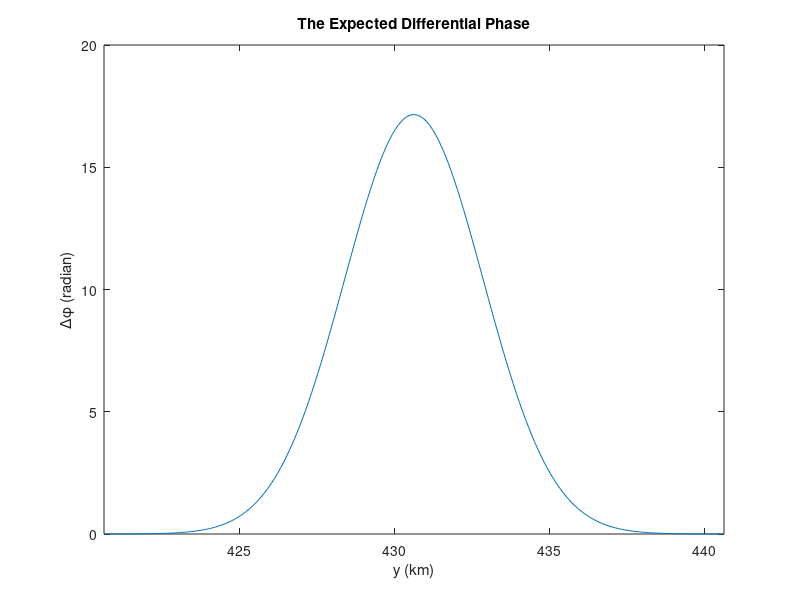

Reproduce this figure in MATLAB.
clear
y0 = 430.623;
y = (y0-10):0.1:(y0+10);
Re = 6380;
h = 600;
lambda = 6*10^(-5);
rho = ( (Re+h)^2 + Re^2 - (2*Re*(Re+h)).*cos(y./Re) ).^0.5;
theta = acos((rho.^2 + (Re+h)^2 - Re^2) ./ (2*(Re+h).*rho));
z = 10*exp(-(y-y0).^2/10).*10^(-5);
d_phi = (2*pi/lambda).*2*cos(theta).*z;
plot(y,d_phi)
title('The Expected Differential Phase')
xlabel('y (km)')
ylabel('\Delta\phi (radian)')
axis([420.623 440.623 0 20])